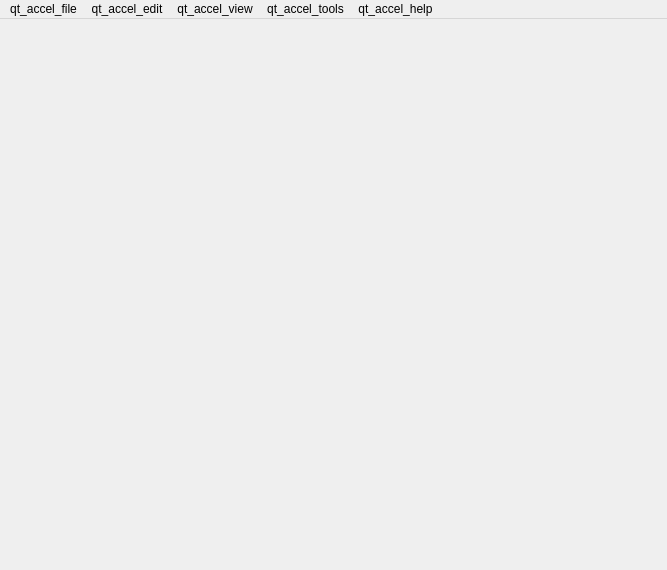
<?xml version="1.0" encoding="UTF-8"?>
<ui version="4.0">
 <class>MainWindow</class>
 <widget class="QMainWindow" name="MainWindow">
  <property name="geometry">
   <rect>
    <x>0</x>
    <y>0</y>
    <width>667</width>
    <height>570</height>
   </rect>
  </property>
  <property name="sizePolicy">
   <sizepolicy hsizetype="Expanding" vsizetype="Expanding">
    <horstretch>0</horstretch>
    <verstretch>0</verstretch>
   </sizepolicy>
  </property>
  <property name="minimumSize">
   <size>
    <width>400</width>
    <height>0</height>
   </size>
  </property>
  <property name="windowTitle">
   <string notr="true">Anki</string>
  </property>
  <property name="windowIcon">
   <iconset resource="icons.qrc">
    <normaloff>:/icons/anki.png</normaloff>:/icons/anki.png</iconset>
  </property>
  <widget class="QWidget" name="centralwidget">
   <property name="sizePolicy">
    <sizepolicy hsizetype="Expanding" vsizetype="Expanding">
     <horstretch>1</horstretch>
     <verstretch>1</verstretch>
    </sizepolicy>
   </property>
   <property name="autoFillBackground">
    <bool>true</bool>
   </property>
  </widget>
  <widget class="QMenuBar" name="menubar">
   <property name="geometry">
    <rect>
     <x>0</x>
     <y>0</y>
     <width>667</width>
     <height>24</height>
    </rect>
   </property>
   <widget class="QMenu" name="menuHelp">
    <property name="title">
     <string>qt_accel_help</string>
    </property>
    <addaction name="actionDocumentation"/>
    <addaction name="separator"/>
    <addaction name="actionDonate"/>
    <addaction name="actionAbout"/>
   </widget>
   <widget class="QMenu" name="menuEdit">
    <property name="title">
     <string>qt_accel_edit</string>
    </property>
    <addaction name="actionUndo"/>
    <addaction name="actionRedo"/>
   </widget>
   <widget class="QMenu" name="menuCol">
    <property name="title">
     <string>qt_accel_file</string>
    </property>
    <addaction name="actionSwitchProfile"/>
    <addaction name="separator"/>
    <addaction name="actionImport"/>
    <addaction name="actionExport"/>
    <addaction name="separator"/>
    <addaction name="action_create_backup"/>
    <addaction name="separator"/>
    <addaction name="actionExit"/>
   </widget>
   <widget class="QMenu" name="menuTools">
    <property name="title">
     <string>qt_accel_tools</string>
    </property>
    <addaction name="actionStudyDeck"/>
    <addaction name="actionFindDeck"/>
    <addaction name="actionCreateFiltered"/>
    <addaction name="separator"/>
    <addaction name="actionFullDatabaseCheck"/>
    <addaction name="actionCheckMediaDatabase"/>
    <addaction name="actionEmptyCards"/>
    <addaction name="separator"/>
    <addaction name="actionAdd_ons"/>
    <addaction name="separator"/>
    <addaction name="actionNoteTypes"/>
    <addaction name="actionPreferences"/>
   </widget>
   <widget class="QMenu" name="menuqt_accel_view">
    <property name="title">
     <string>qt_accel_view</string>
    </property>
    <addaction name="actionFullScreen"/>
    <addaction name="separator"/>
    <addaction name="actionZoomIn"/>
    <addaction name="actionZoomOut"/>
    <addaction name="actionResetZoom"/>
   </widget>
   <addaction name="menuCol"/>
   <addaction name="menuEdit"/>
   <addaction name="menuqt_accel_view"/>
   <addaction name="menuTools"/>
   <addaction name="menuHelp"/>
  </widget>
  <action name="actionExit">
   <property name="text">
    <string>qt_accel_exit</string>
   </property>
   <property name="shortcut">
    <string notr="true">Ctrl+Q</string>
   </property>
  </action>
  <action name="actionPreferences">
   <property name="text">
    <string>qt_accel_preferences</string>
   </property>
   <property name="statusTip">
    <string>qt_misc_configure_interface_language_and_options</string>
   </property>
   <property name="shortcut">
    <string notr="true">Ctrl+P</string>
   </property>
   <property name="menuRole">
    <enum>QAction::PreferencesRole</enum>
   </property>
  </action>
  <action name="actionAbout">
   <property name="text">
    <string>qt_accel_about</string>
   </property>
   <property name="menuRole">
    <enum>QAction::AboutRole</enum>
   </property>
  </action>
  <action name="actionUndo">
   <property name="enabled">
    <bool>false</bool>
   </property>
   <property name="text">
    <string>qt_accel_undo</string>
   </property>
   <property name="shortcut">
    <string notr="true">Ctrl+Z</string>
   </property>
  </action>
  <action name="actionCheckMediaDatabase">
   <property name="text">
    <string>qt_accel_check_media</string>
   </property>
   <property name="statusTip">
    <string>qt_misc_check_the_files_in_the_media</string>
   </property>
  </action>
  <action name="actionDonate">
   <property name="text">
    <string>qt_accel_support_anki</string>
   </property>
  </action>
  <action name="actionFullDatabaseCheck">
   <property name="text">
    <string>qt_accel_check_database</string>
   </property>
  </action>
  <action name="actionDocumentation">
   <property name="text">
    <string>qt_accel_guide</string>
   </property>
   <property name="shortcut">
    <string notr="true">F1</string>
   </property>
  </action>
  <action name="actionSwitchProfile">
   <property name="text">
    <string>qt_accel_switch_profile</string>
   </property>
   <property name="shortcut">
    <string notr="true">Ctrl+Shift+P</string>
   </property>
  </action>
  <action name="actionExport">
   <property name="text">
    <string>qt_accel_export</string>
   </property>
   <property name="shortcut">
    <string notr="true">Ctrl+E</string>
   </property>
  </action>
  <action name="actionImport">
   <property name="text">
    <string>qt_accel_import</string>
   </property>
   <property name="shortcut">
    <string notr="true">Ctrl+Shift+I</string>
   </property>
  </action>
  <action name="actionStudyDeck">
   <property name="text">
    <string>qt_misc_study_deck</string>
   </property>
   <property name="shortcut">
    <string notr="true">/</string>
   </property>
  </action>
 <action name="actionFindDeck">
   <property name="text">
    <string>qt_misc_find_deck</string>
   </property>
   <property name="shortcut">
    <string notr="true">Ctrl+F</string>
   </property>
  </action>
  <action name="actionEmptyCards">
   <property name="text">
    <string>qt_misc_empty_cards</string>
   </property>
  </action>
  <action name="actionCreateFiltered">
   <property name="text">
    <string>qt_misc_create_filtered_deck</string>
   </property>
   <property name="shortcut">
    <string notr="true">F</string>
   </property>
  </action>
  <action name="actionNoteTypes">
   <property name="text">
    <string>qt_misc_manage_note_types</string>
   </property>
   <property name="shortcut">
    <string notr="true">Ctrl+Shift+N</string>
   </property>
  </action>
  <action name="actionAdd_ons">
   <property name="text">
    <string>qt_misc_addons</string>
   </property>
   <property name="shortcut">
    <string notr="true">Ctrl+Shift+A</string>
   </property>
  </action>
  <action name="actionRedo">
   <property name="enabled">
    <bool>false</bool>
   </property>
   <property name="text">
    <string>qt_accel_redo</string>
   </property>
   <property name="shortcut">
    <string notr="true">Ctrl+Shift+Z</string>
   </property>
  </action>
  <action name="actionFullScreen">
   <property name="text">
    <string>qt_accel_full_screen</string>
   </property>
  </action>
  <action name="actionZoomIn">
   <property name="text">
    <string>qt_accel_zoom_in</string>
   </property>
  </action>
  <action name="actionZoomOut">
   <property name="text">
    <string>qt_accel_zoom_out</string>
   </property>
  </action>
  <action name="actionResetZoom">
   <property name="text">
    <string>qt_accel_reset_zoom</string>
   </property>
   <property name="shortcut">
    <string notr="true">Ctrl+0</string>
   </property>
  </action>
  <action name="action_create_backup">
   <property name="text">
    <string>qt_accel_create_backup</string>
   </property>
  </action>
 </widget>
 <resources>
  <include location="icons.qrc"/>
 </resources>
 <connections/>
</ui>
